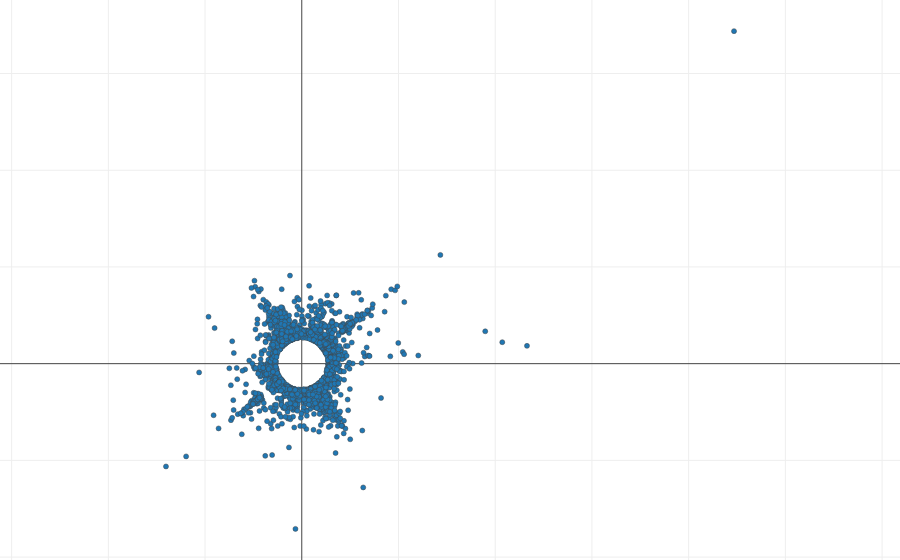

The code cell stored with this chart in its notebook:
### Code cell
plotly.offline.iplot(decomposition.plotly_factor_var(d_all, 72 - 1, 64 - 1, var2gene_dict))

### Figure 1 — Plotly figure (JSON) as saved in the notebook; plotly's stock layout.template omitted (floating-point values rounded to 4 significant figures; data arrays with more than 128 entries replaced by an {"elided": "..."} marker saying what was removed)
{"data": [{"marker": {"line": {"width": 0.5}, "opacity": 1, "size": 5}, "mode": "markers", "text": {"elided": "2360 str values"}, "type": "scatter", "x": {"elided": "2360 float values"}, "y": {"elided": "2360 float values"}}], "layout": {"hovermode": "closest", "margin": {"b": 0, "l": 0, "r": 0, "t": 0}, "yaxis": {"scaleanchor": "x"}}}
